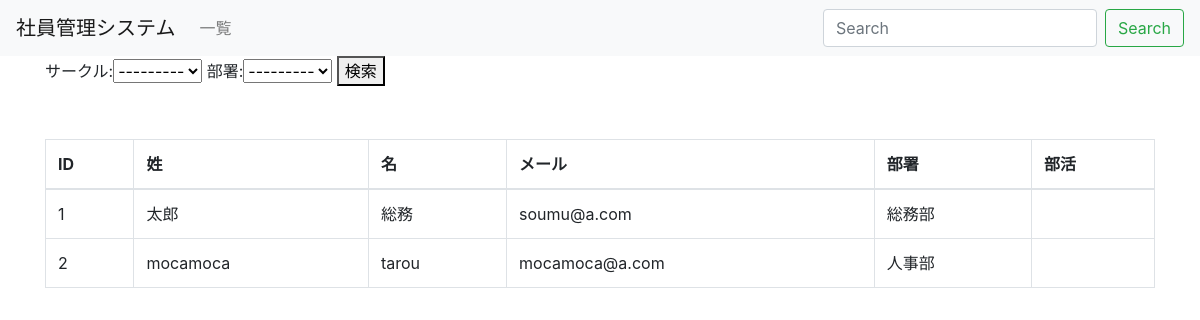
The app's page /, older data.
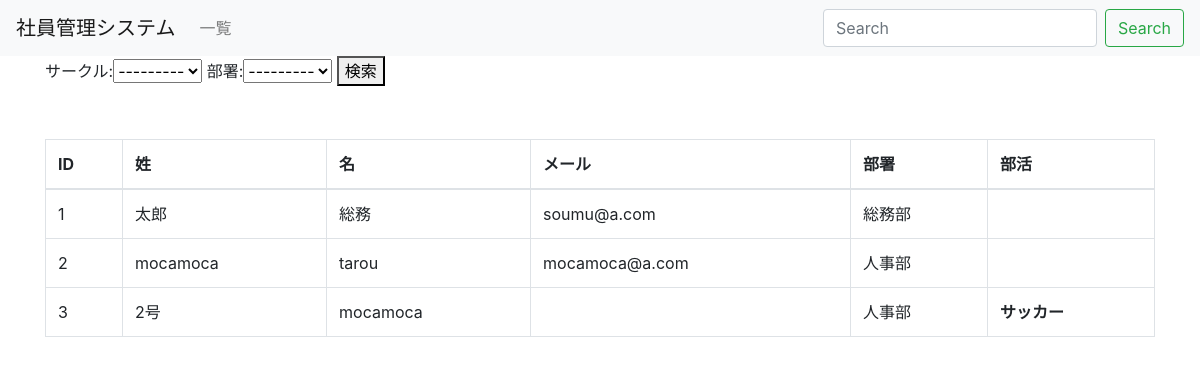
The same page, newer data.
### employee/models.py (models this page shows, shortened)
class Employee(models.Model):
    first_name = models.CharField('名', max_length=20)
    last_name = models.CharField('姓', max_length=20)
    email = models.EmailField('メールアドレス', blank=True)
    department = models.ForeignKey(
        Department, verbose_name='部署', on_delete=models.PROTECT,
    )
    club = models.ManyToManyField(
        Club, verbose_name='部活'
    )
    created_at = models.DateTimeField('日付', default=timezone.now)

class Department(models.Model):
    name = models.CharField('部署名', max_length=20)
    created_at = models.DateTimeField('日付', default=timezone.now)
    def __str__(self):
        return self.name

class Club(models.Model):
    name = models.CharField('部活名', max_length=20)
    created_at = models.DateTimeField('日付', default=timezone.now)
    def __str__(self):
        return self.name

### employee/views.py (the view)
# urls.py: path('', views.IndexView.as_view(), name='index')
class IndexView(generic.ListView):
    model = Employee
    def get_context_data(self):
        context = super().get_context_data()
        context['form'] = SearchForm(self.request.GET) # 元の辞書にformを追加 カッコ内に何もなくても問題なし
        return context
    def get_queryset(self):
        form = SearchForm(self.request.GET)
        form.is_valid() # これをしないと、cleaned_dataができない！！
        queryset = super().get_queryset()
        department = form.cleaned_data['department']
        if department:
            queryset = queryset.filter(department=department)
        club = form.cleaned_data['club']
        if club:
            queryset = queryset.filter(club=club)
        return queryset

### employee/forms.py
class SearchForm(forms.Form):
    club = forms.ModelChoiceField(
        queryset = Club.objects, label='サークル', required=False)
    department = forms.ModelChoiceField(
        queryset = Department.objects, label='部署', required=False)

### employee/templates/employee/employee_list.html
{% extends 'employee/base.html' %}
{% block content %}
<form action="" method="GET">
    {{ form }}
    <button type="submit">検索</button>
</form>
<table class="table table-bordered mt-5">
    <thead>
        <tr>
            <th>ID</th>
            <th>姓</th>
            <th>名</th>
            <th>メール</th>
            <th>部署</th>
            <th>部活</th>
        </tr>
    </thead>
    <tbody>
        {% for employee in employee_list %}
        <tr>
            <td>{{ employee.pk }}</td>
            <td>{{ employee.last_name }}</td>
            <td>{{ employee.first_name }}</td>
            <td>{{ employee.email }}</td>
            <td>{{ employee.department }}</td>
            <th>{% for club in employee.club.all %}{{ club }}{% endfor %}</th>
        </tr>
        {% endfor %}
    </tbody>
</table>
{% endblock %}

### employee/templates/employee/base.html (shortened to what this page needs)
<!doctype html>
<html lang="ja">
  <head>
    <link rel="stylesheet" href="https://maxcdn.bootstrapcdn.com/bootstrap/4.0.0-beta.2/css/bootstrap.min.css">
  </head>
  <body>
    <nav class="navbar navbar-expand-lg navbar-light bg-light">
      <a class="navbar-brand" href="#">社員管理システム</a>
      <div class="collapse navbar-collapse" id="navbarSupportedContent">
        <ul class="navbar-nav mr-auto">
          <li class="nav-item">
            <a class="nav-link" href="{% url 'employee:index' %}">一覧</a>
          </li>
        </ul>
        <form class="form-inline my-2 my-lg-0">
            <input class="form-control mr-sm-2" type="text" placeholder="Search" aria-label="Search">
            <button class="btn btn-outline-success my-2 my-sm-0" type="submit">Search</button>
          </form>
      </div>
    </nav>
    <div class="container">
      {% block content %}
      {% endblock %}
    </div>
  </body>
</html>

Row changes from the older to the newer data that the page shows:
added Employee: pk "3", last_name "2号", first_name "mocamoca", department "人事部"
added Club: name "サッカー"
